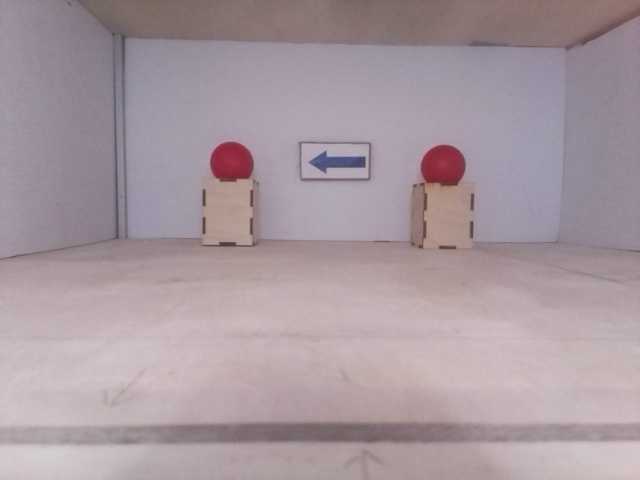
#> input picture code/test.jpg, 640 x 480 px
$ python -i cv.py   (imports and definitions only)
#> lines starting #> are read from the running program, lines starting #| are printed output that depends on the picture; after the words box and inside, x2 and y2 are one past the last pixel; in counts of white or black regions, pixels touching at a corner belong together
import cv2
import numpy as np
from collections import Counter

def capture_image_from_camera(filename='test.jpg'):
    cam = cv2.VideoCapture(0)
    cam.set(3, 640)  # Width
    cam.set(4, 480)  # Height
    ret, frame = cam.read()
    if ret:
        frame = cv2.flip(frame, -1)  # Flips the frame vertically and horizontally
        cv2.imwrite(filename, frame)
    cam.release()
    return ret

def determine_arrow_direction(box_points, centroid):
    vectors = box_points - centroid
    distances = np.linalg.norm(vectors, axis=1)
    tip_index = np.argmax(distances)
    tail_index = (tip_index + 2) % 4
    direction_vector = vectors[tip_index] - vectors[tail_index]
    direction_vector = direction_vector / np.linalg.norm(direction_vector)
    angle = np.arctan2(direction_vector[1], direction_vector[0])
    if -np.pi / 2 <= angle <= np.pi / 2:
        return 'left'
    else:
        return 'right'

def find_arrow_direction(image_path):
    # Load the image
#> called with image_path = 'test.jpg'
    img = cv2.imread(image_path)
#> img is the input picture: shape (480, 640, 3); mean B, G, R 159.5, 152.7, 167.4
    hsv = cv2.cvtColor(img, cv2.COLOR_BGR2HSV)
#> hsv: shape (480, 640, 3); mean H, S, V 137.8, 25.9, 169

    # light condition
    # lower_blue = np.array([100, 70, 60])
    # upper_blue = np.array([140, 160, 110])

    # dark condition
    lower_blue = np.array([100, 80, 70])
    upper_blue = np.array([130, 180, 150])

    # Threshold the HSV image to get only blue colors
    mask = cv2.inRange(hsv, lower_blue, upper_blue)
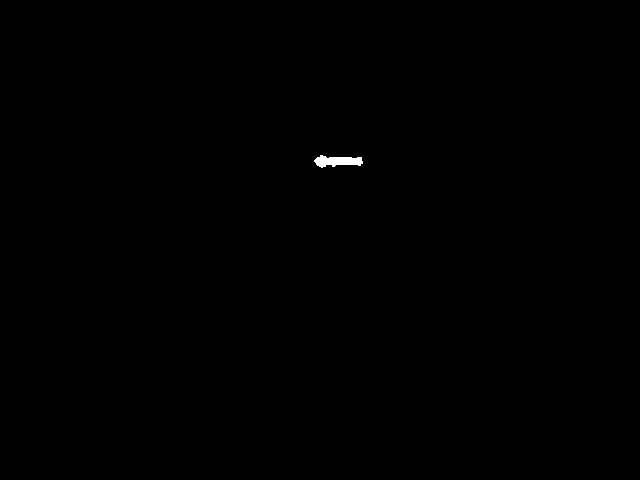
#> mask: shape (480, 640); 0.13% white; 1 white region
    cv2.imwrite('mask.jpg', mask)

    # Noise reduction with Gaussian Blur
    blurred = cv2.GaussianBlur(mask, (5, 5), 0)

    # Morphological operations to remove noise
    kernel = np.ones((5, 5), np.uint8)
    opening = cv2.morphologyEx(blurred, cv2.MORPH_OPEN, kernel)
    closing = cv2.morphologyEx(opening, cv2.MORPH_CLOSE, kernel)

    # Find contours
    contours, hierarchy = cv2.findContours(closing, cv2.RETR_TREE, cv2.CHAIN_APPROX_SIMPLE)[-2:]
#> contours = 1 contour; box (x1, y1, x2, y2) and area: (312, 153, 365, 170) 630
    # Filter contours based on area and find the largest one
    if contours:
        largest_contour = max(contours, key=cv2.contourArea)
#> largest_contour = contour of 30 points, box (x1, y1, x2, y2) (312, 153, 365, 170), area 630
        rect = cv2.minAreaRect(largest_contour)
#> rect = ((338, 161), (16, 52), -90)
        box = cv2.boxPoints(rect)
#> box = [[364, 169], [312, 169], [312, 153], [364, 153]]
        box = np.int0(box)
        cv2.imwrite('contours.jpg', cv2.drawContours(img, [box], 0, (0, 0, 255), 2))
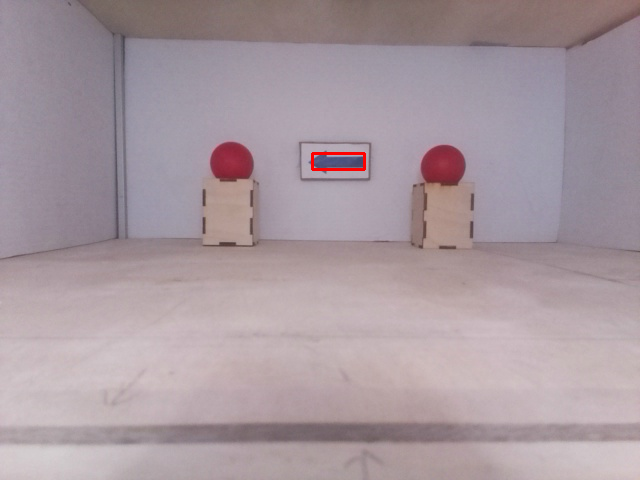
#> saved as contours.jpg: shape (480, 640, 3); mean B, G, R 159.2, 152.5, 167.5

        # Calculate the centroid of the contour
        M = cv2.moments(largest_contour)
#> M = moments, m00 630.5, centre m10/m00, m01/m00 = (337, 160.9)
        if M["m00"] != 0:
            cX = int(M["m10"] / M["m00"])
#> cX = 336
            cY = int(M["m01"] / M["m00"])
#> cY = 160
            centroid = (cX, cY)
#> centroid = (336, 160)

            # Determine the direction of the arrow
            return determine_arrow_direction(box, centroid)
#> in determine_arrow_direction, `vectors = box_points - centroid`: vectors = [[28, 9], [-24, 9], [-24, -7], [28, -7]]
#> in determine_arrow_direction, `distances = np.linalg.norm(vectors, axis=1)`: distances = [29.41, 25.63, 25, 28.86]
#> in determine_arrow_direction, `tip_index = np.argmax(distances)`: tip_index = 0
#> in determine_arrow_direction, `tail_index = (tip_index + 2) % 4`: tail_index = 2
#> in determine_arrow_direction, `direction_vector = vectors[tip_index] - vectors[tail_index]`: direction_vector = [52, 16]
#> in determine_arrow_direction, `direction_vector = direction_vector / np.linalg.norm(direction_vector)`: direction_vector = [0.956, 0.294]
#> in determine_arrow_direction, `angle = np.arctan2(direction_vector[1], direction_vector[0])`: angle = 0.298
    return "none"

def get_most_probable_direction(num_samples=8):
    directions = []
    for i in range(num_samples):
        if capture_image_from_camera('test.jpg'):
            direction = find_arrow_direction('test.jpg')
            directions.append(direction)
        else:
            print("Failed to capture image.")

    direction_counter = Counter(directions)
    most_common = direction_counter.most_common(1)
    if most_common:
        return most_common[0][0]  # Return the most common direction
    else:
        return "none"


# if __name__ == "__main__":
#     direction = get_most_probable_direction()
#     print(direction)

>>> result = find_arrow_direction('test.jpg')
#> result = 'left'
